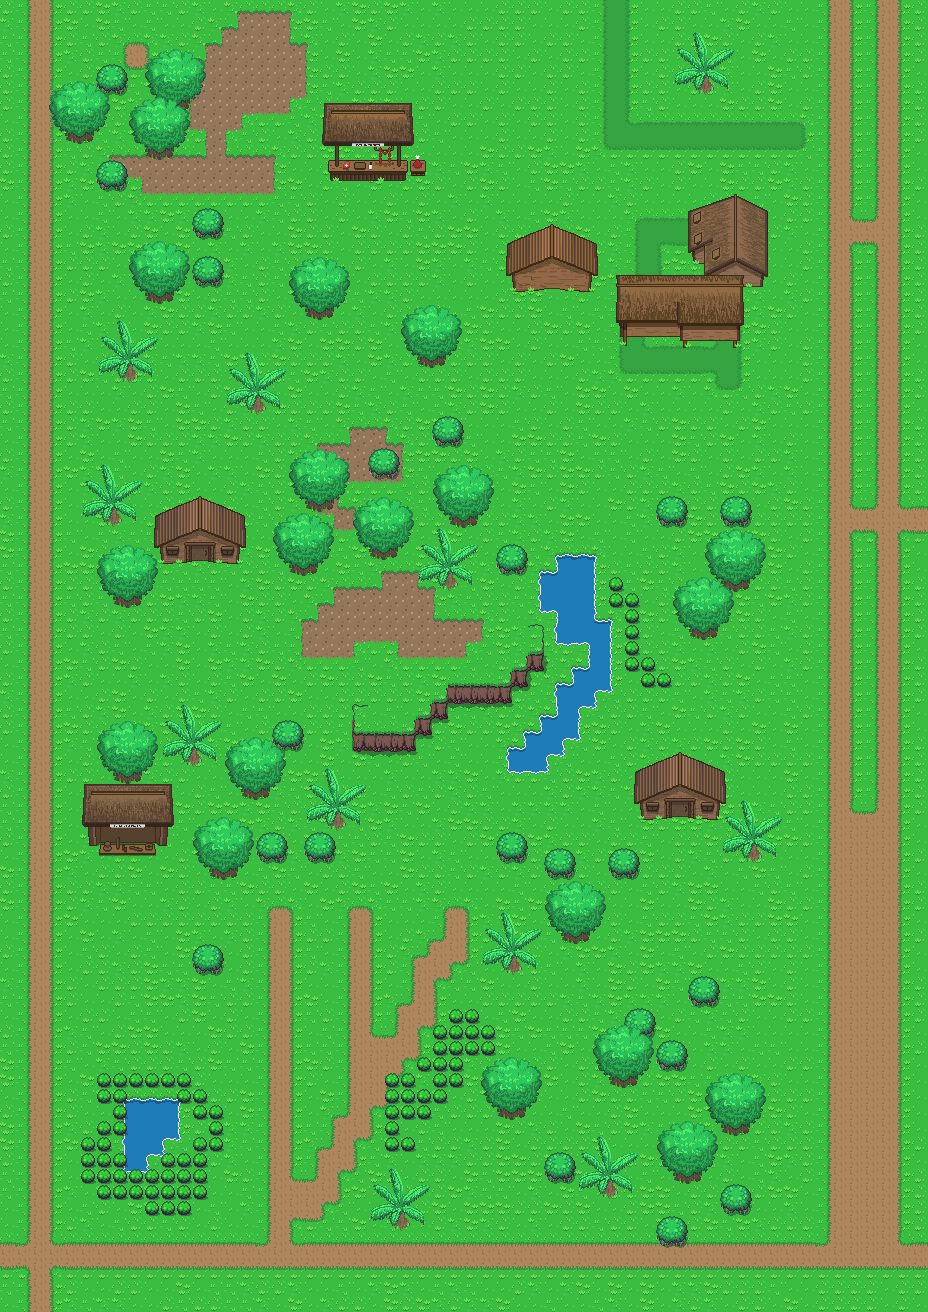

A level layout from a 2D game, rendered from its tile map. Below: a short description, then the map file with tile-grid data replaced by summaries:
An orthogonal 58x82 tile map with 16x16 px tiles, 10 tile layers (Base, endblocks, Cliff, Objects 1, ...), 2 tilesets.

<map version="1.0.0" orientation="orthogonal" renderorder="left-down" width="58" height="82" tilewidth="16" tileheight="16" nextobjectid="1">
 <tileset firstgid="1" source="../Tileset/Overworld.tsx" />
 <tileset firstgid="1729" source="../Tileset/Building.tsx" />
 <layer name="Base" width="58" height="82">
  <data>[4756 cells, 4756 non-empty, 59 distinct tile ids]</data>
 </layer>
 <layer name="endblocks" width="58" height="82">
  <data>[4756 cells, 0 non-empty, 0 distinct tile ids]</data>
 </layer>
 <layer name="Cliff" width="58" height="82">
  <data>[4756 cells, 45 non-empty, 13 distinct tile ids]</data>
 </layer>
 <layer name="Objects 1" width="58" height="82">
  <data>[4756 cells, 0 non-empty, 0 distinct tile ids]</data>
 </layer>
 <layer name="Plants 1" width="58" height="82">
  <data>[4756 cells, 252 non-empty, 13 distinct tile ids]</data>
 </layer>
 <layer name="Buildings 1" width="58" height="82">
  <data>[4756 cells, 204 non-empty, 176 distinct tile ids]</data>
 </layer>
 <layer name="Buildings 2" width="58" height="82">
  <data>[4756 cells, 0 non-empty, 0 distinct tile ids]</data>
 </layer>
 <layer name="Objects 2" width="58" height="82">
  <data>[4756 cells, 0 non-empty, 0 distinct tile ids]</data>
 </layer>
 <layer name="Plants 2" width="58" height="82">
  <data>[4756 cells, 71 non-empty, 3 distinct tile ids]</data>
 </layer>
 <layer name="Above Player" width="58" height="82">
  <properties>
   <property name="unity:sortingLayerName" value="AbovePlayer" />
  </properties>
  <data>[4756 cells, 399 non-empty, 64 distinct tile ids]</data>
 </layer>
</map>
